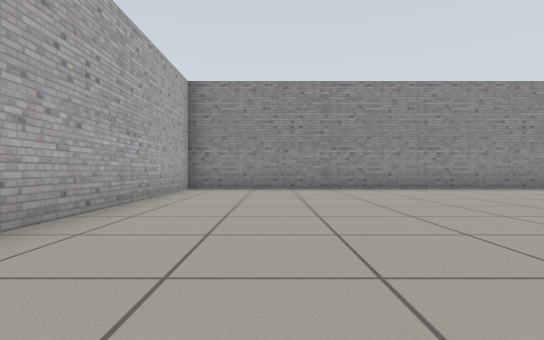
view 1 (above)

24 first-person views from a walk through a Gazebo world. The camera is 0.5 m above the floor, looks level and sees 80° across. The floor is counted in squares, 1 m on a side. Each view is taken from the middle of a square. On the plan, view 1 faces up. The plan holds only what a view shows up to about 9 squares ahead; the rest is blank. Robots are left out.

view 2
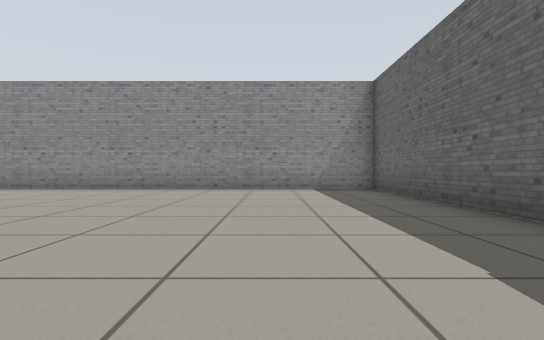

view 3
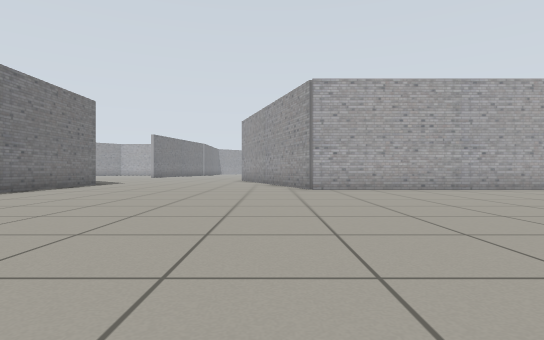

view 4
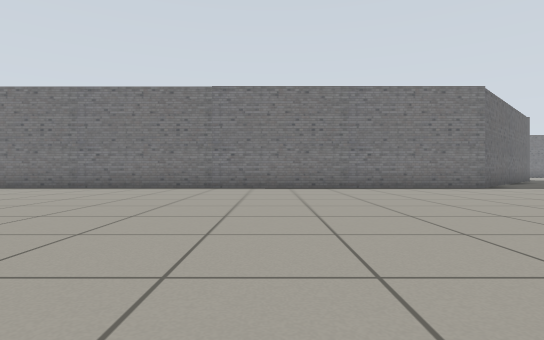

view 5
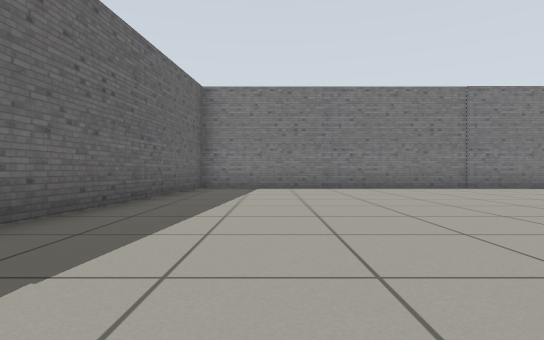

view 6
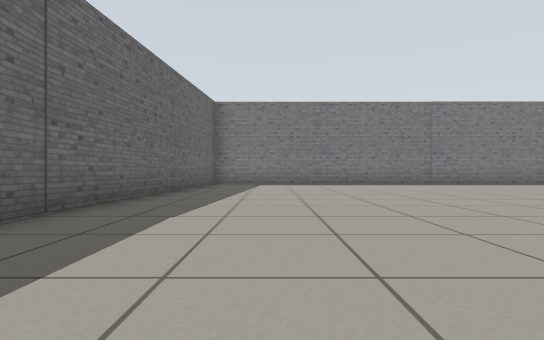

view 7
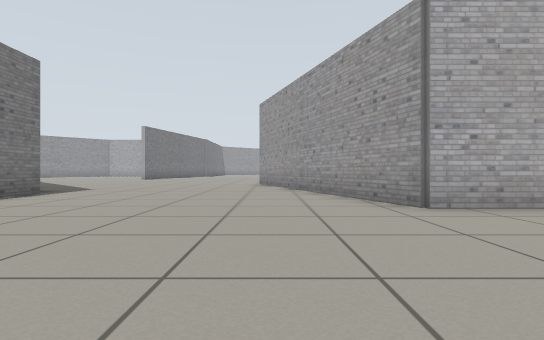

view 8
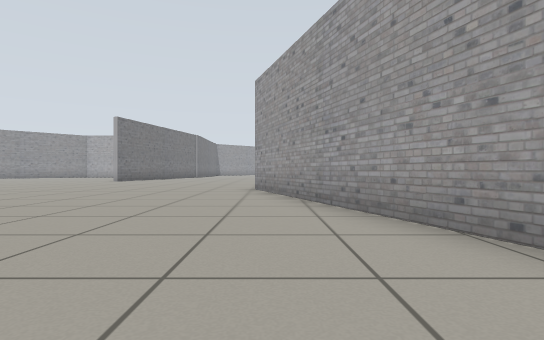

view 9
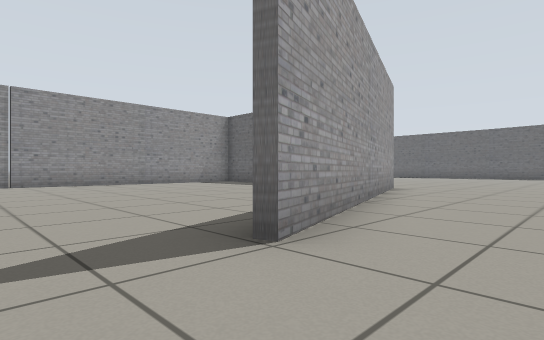

view 10
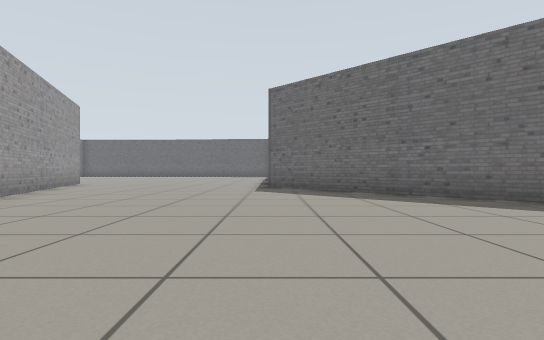

view 11
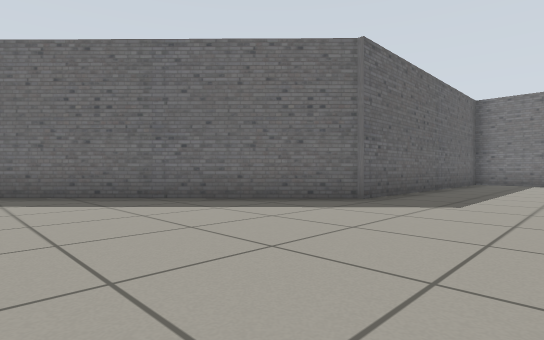

view 12
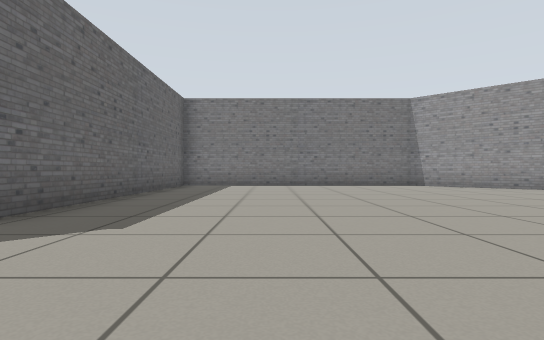

view 13
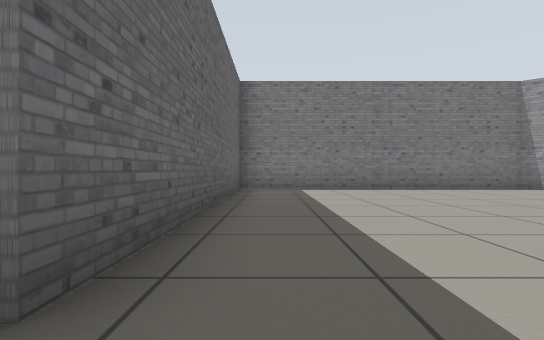

view 14
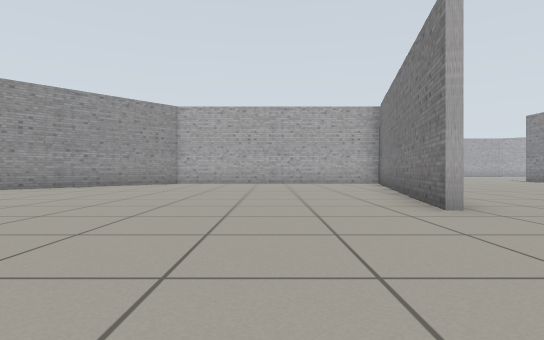

view 15
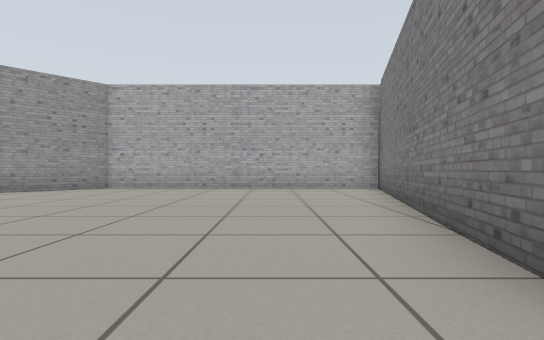

view 16
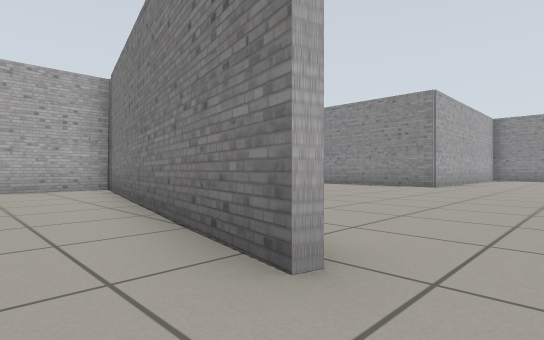

view 17
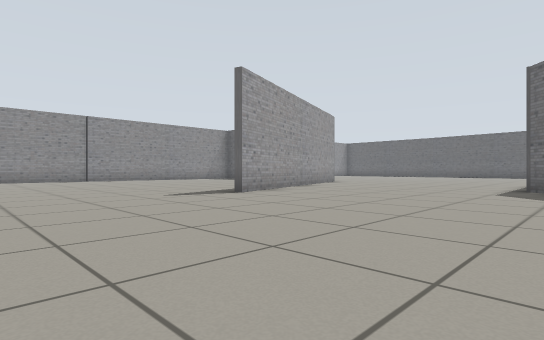

view 18
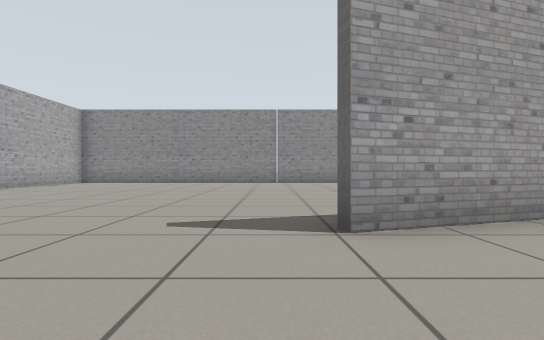

view 19
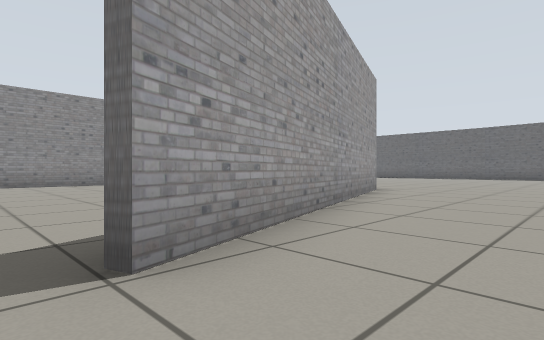

view 20
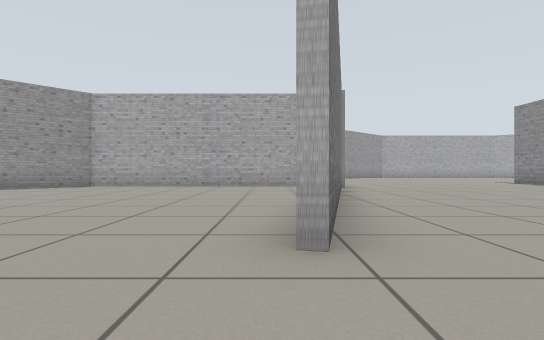

view 21
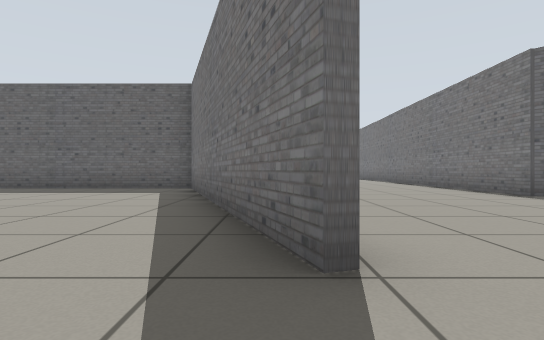

view 22
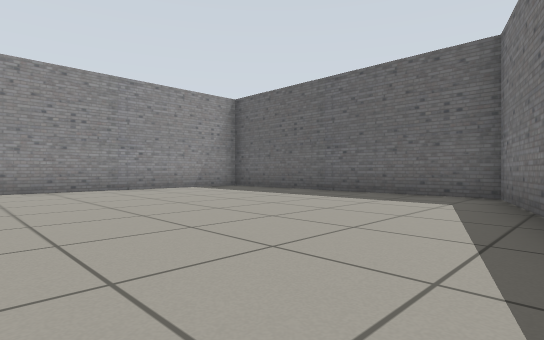

view 23
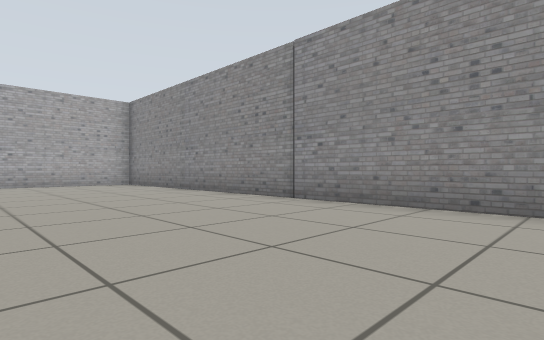

view 24
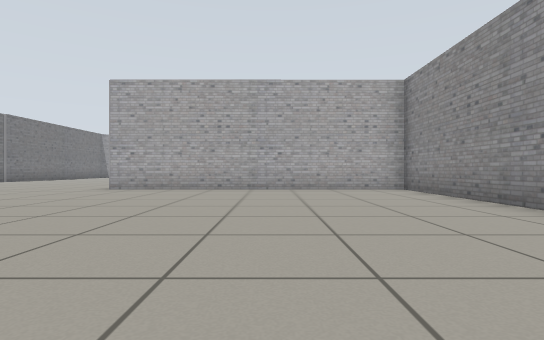

### Floor plan
Points are (right, up) in squares from view 1. A wall is a line through its corners. A room is listed if a view was taken in it or the views show most of it. See-through windows are left out.
Room 1 (views 1, 2, 3, 4, 5, 6, 7, 8)
walls: (10.6, 1.3) (10.6, 8.4) (-2.2, 8.4) (-2.2, 1) (-6.9, -0.6); (-4.8, -5.9) (9.9, -5.9) (10.6, 1.4)
ways out: opening at (-6.2, -3.5) to room 2
Room 2 (views 9, 10, 11, 12, 13, 14, 15, 16, 17, 18, 19, 20, 21, 22, 23, 24)
walls: (-19.5, -6.6) (-14.9, -7.7); (-22.7, -6) (-22.7, -13.4) (-18.9, -17); (-14.9, -7.9) (-22.4, -6.2); (-9.5, -1.3) (-2.4, 1.1) (-2.4, 6.3); (-6.9, -0.6) (-9.5, -1.5); (-17.8, -18) (-17.4, -18.4) (-10.2, -18.4) (-10.2, -11.2) (-4.8, -5.9); (-4.5, 8.4) (-17.3, 8.4) (-17.2, 0.8)
ways out: opening at (-6.2, -3.5) to room 1

Where each view was taken, in squares from view 1:
view 1: 0 up, 0 right, facing up
view 2: 0 up, 8 right, facing up
view 3: 0 up, 6 right, facing left
view 4: 3 up, 1 right, facing down
view 5: 3 up, 8 right, facing down
view 6: 5 up, 8 right, facing down
view 7: 1 down, 2 right, facing left
view 8: 1 down, 1 left, facing left
view 9: 3 down, 11 left, facing up-right
view 10: 6 down, 14 left, facing right
view 11: 6 down, 13 left, facing down-right
view 12: 8 down, 13 left, facing down
view 13: 10 down, 11 left, facing down
view 14: 10 down, 11 left, facing left
view 15: 9 down, 14 left, facing left
view 16: 9 down, 14 left, facing up-left
view 17: 7 down, 14 left, facing up-right
view 18: 4 down, 10 left, facing up
view 19: 3 down, 10 left, facing up-right
view 20: 8 down, 13 left, facing left
view 21: 1 down, 11 left, facing right
view 22: 0 up, 9 left, facing up-right
view 23: 4 up, 6 left, facing up-left
view 24: 5 up, 9 left, facing left
